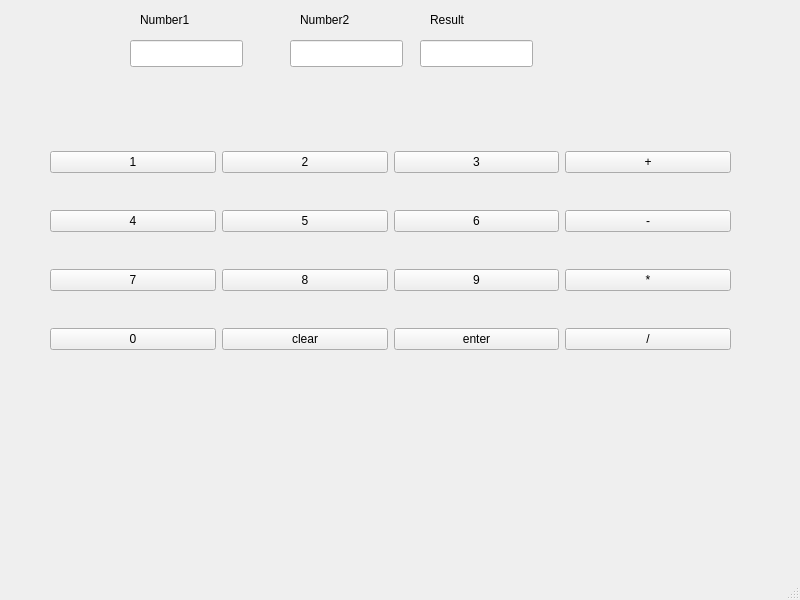
<?xml version="1.0" encoding="UTF-8"?>
<ui version="4.0">
 <class>Laskin</class>
 <widget class="QMainWindow" name="Laskin">
  <property name="geometry">
   <rect>
    <x>0</x>
    <y>0</y>
    <width>800</width>
    <height>600</height>
   </rect>
  </property>
  <property name="windowTitle">
   <string>Laskin</string>
  </property>
  <widget class="QWidget" name="centralwidget">
   <widget class="QWidget" name="gridLayoutWidget">
    <property name="geometry">
     <rect>
      <x>50</x>
      <y>120</y>
      <width>681</width>
      <height>261</height>
     </rect>
    </property>
    <layout class="QGridLayout" name="gridLayout">
     <item row="2" column="1">
      <widget class="QPushButton" name="N8">
       <property name="text">
        <string>8</string>
       </property>
      </widget>
     </item>
     <item row="1" column="0">
      <widget class="QPushButton" name="N4">
       <property name="text">
        <string>4</string>
       </property>
      </widget>
     </item>
     <item row="2" column="0">
      <widget class="QPushButton" name="N7">
       <property name="text">
        <string>7</string>
       </property>
      </widget>
     </item>
     <item row="0" column="0">
      <widget class="QPushButton" name="N1">
       <property name="text">
        <string>1</string>
       </property>
      </widget>
     </item>
     <item row="2" column="2">
      <widget class="QPushButton" name="N9">
       <property name="text">
        <string>9</string>
       </property>
      </widget>
     </item>
     <item row="3" column="0">
      <widget class="QPushButton" name="N0">
       <property name="text">
        <string>0</string>
       </property>
      </widget>
     </item>
     <item row="2" column="3">
      <widget class="QPushButton" name="multiplyButton">
       <property name="text">
        <string>*</string>
       </property>
      </widget>
     </item>
     <item row="0" column="1">
      <widget class="QPushButton" name="N2">
       <property name="text">
        <string>2</string>
       </property>
      </widget>
     </item>
     <item row="0" column="2">
      <widget class="QPushButton" name="N3">
       <property name="text">
        <string>3</string>
       </property>
      </widget>
     </item>
     <item row="1" column="1">
      <widget class="QPushButton" name="N5">
       <property name="text">
        <string>5</string>
       </property>
      </widget>
     </item>
     <item row="1" column="2">
      <widget class="QPushButton" name="N6">
       <property name="text">
        <string>6</string>
       </property>
      </widget>
     </item>
     <item row="0" column="3">
      <widget class="QPushButton" name="additionButton">
       <property name="text">
        <string>+</string>
       </property>
      </widget>
     </item>
     <item row="1" column="3">
      <widget class="QPushButton" name="substractButton">
       <property name="text">
        <string>-</string>
       </property>
      </widget>
     </item>
     <item row="3" column="1">
      <widget class="QPushButton" name="clearButton">
       <property name="text">
        <string>clear</string>
       </property>
      </widget>
     </item>
     <item row="3" column="2">
      <widget class="QPushButton" name="enterButton">
       <property name="text">
        <string>enter</string>
       </property>
      </widget>
     </item>
     <item row="3" column="3">
      <widget class="QPushButton" name="divideButton">
       <property name="text">
        <string>/</string>
       </property>
      </widget>
     </item>
    </layout>
   </widget>
   <widget class="QLabel" name="label">
    <property name="geometry">
     <rect>
      <x>140</x>
      <y>10</y>
      <width>75</width>
      <height>20</height>
     </rect>
    </property>
    <property name="text">
     <string>Number1</string>
    </property>
   </widget>
   <widget class="QLabel" name="label_2">
    <property name="geometry">
     <rect>
      <x>300</x>
      <y>10</y>
      <width>75</width>
      <height>20</height>
     </rect>
    </property>
    <property name="text">
     <string>Number2</string>
    </property>
   </widget>
   <widget class="QLabel" name="label_3">
    <property name="geometry">
     <rect>
      <x>430</x>
      <y>10</y>
      <width>75</width>
      <height>20</height>
     </rect>
    </property>
    <property name="text">
     <string>Result</string>
    </property>
   </widget>
   <widget class="QLineEdit" name="Number1">
    <property name="geometry">
     <rect>
      <x>130</x>
      <y>40</y>
      <width>113</width>
      <height>27</height>
     </rect>
    </property>
   </widget>
   <widget class="QLineEdit" name="Number2">
    <property name="geometry">
     <rect>
      <x>290</x>
      <y>40</y>
      <width>113</width>
      <height>27</height>
     </rect>
    </property>
   </widget>
   <widget class="QLineEdit" name="Result">
    <property name="geometry">
     <rect>
      <x>420</x>
      <y>40</y>
      <width>113</width>
      <height>27</height>
     </rect>
    </property>
   </widget>
   <widget class="QLabel" name="operandLabel">
    <property name="geometry">
     <rect>
      <x>250</x>
      <y>40</y>
      <width>21</width>
      <height>20</height>
     </rect>
    </property>
    <property name="text">
     <string/>
    </property>
    <property name="alignment">
     <set>Qt::AlignmentFlag::AlignCenter</set>
    </property>
   </widget>
  </widget>
  <widget class="QMenuBar" name="menubar">
   <property name="geometry">
    <rect>
     <x>0</x>
     <y>0</y>
     <width>800</width>
     <height>25</height>
    </rect>
   </property>
  </widget>
  <widget class="QStatusBar" name="statusbar"/>
 </widget>
 <resources/>
 <connections/>
</ui>
